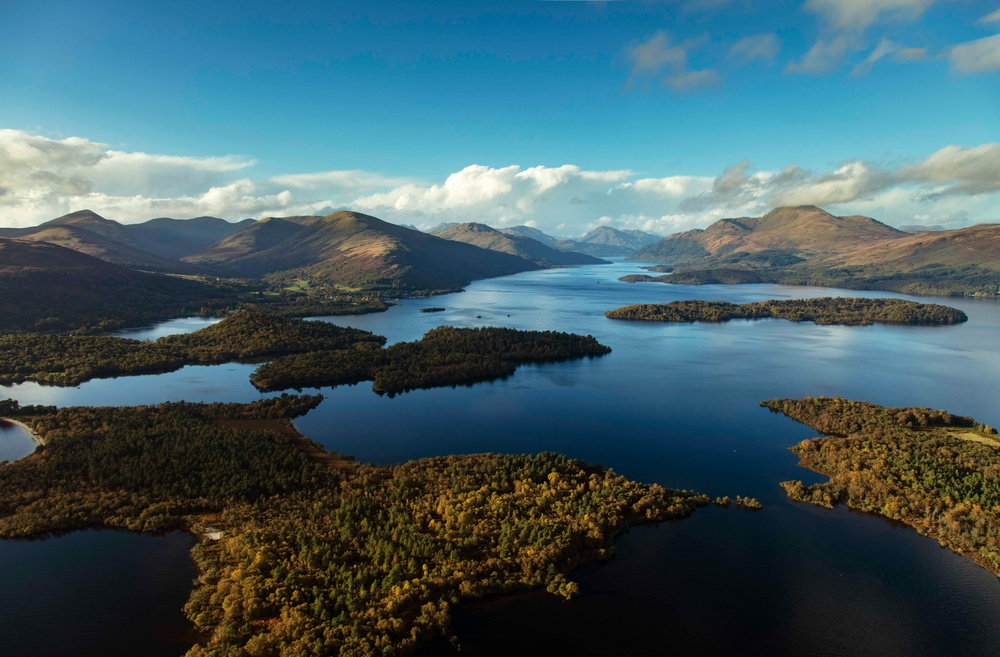
#> input picture lab2_histogram_equalization/input_img.jpg, 1000 x 657 px, shrunk from 8688 x 5712 before the run
$ python adaptive_histogram.py input_img.jpg 5 1.0
#> lines starting #> are read from the running program, lines starting #| are printed output that depends on the picture
import sys
import numpy as np
import cv2
import matplotlib.pyplot as plt

def build_tile_lut(tile: np.ndarray, clip_limit_factor: float) -> np.ndarray:
    hist, _ = np.histogram(tile.ravel(), bins=256, range=(0, 256))

    # Contrast limiting
    n_pixels = tile.size
    avg_bin_height = n_pixels / 256.0
    clip_limit = max(int(avg_bin_height * clip_limit_factor), 1)

    excess = np.sum(np.maximum(hist - clip_limit, 0))
    hist = np.minimum(hist, clip_limit)
    # redistribute clipped mass evenly across all 256 bins
    hist = hist + (excess / 256.0)

    # Build LUT from clipped CDF
    cdf = np.cumsum(hist)
    cdf_min = cdf.min()
    denom = max(cdf[-1] - cdf_min, 1e-6)
    lut = np.round((cdf - cdf_min) / denom * 255).clip(0, 255).astype(np.float32)
    return lut


def adaptive_histogram_equalization(
    gray_img: np.ndarray, tiles: int = 8, clip_limit_factor: float = 2.0
) -> np.ndarray:
    h, w = gray_img.shape
    tile_h = h // tiles
    tile_w = w // tiles

    # Guard against tiny images / too many tiles
    tile_h = max(tile_h, 1)
    tile_w = max(tile_w, 1)
    n_tiles_y = int(np.ceil(h / tile_h))
    n_tiles_x = int(np.ceil(w / tile_w))

    # 1. Build one LUT per tile
    luts = np.zeros((n_tiles_y, n_tiles_x, 256), dtype=np.float32)
    centers_y = np.zeros(n_tiles_y)
    centers_x = np.zeros(n_tiles_x)

    for ty in range(n_tiles_y):
        y0, y1 = ty * tile_h, min((ty + 1) * tile_h, h)
        centers_y[ty] = (y0 + y1) / 2.0
        for tx in range(n_tiles_x):
            x0, x1 = tx * tile_w, min((tx + 1) * tile_w, w)
            centers_x[tx] = (x0 + x1) / 2.0
            tile = gray_img[y0:y1, x0:x1]
            luts[ty, tx] = build_tile_lut(tile, clip_limit_factor)

    ys = np.arange(h)
    xs = np.arange(w)

    if n_tiles_y > 1:
        ty0 = np.clip(np.searchsorted(centers_y, ys) - 1, 0, n_tiles_y - 2)
        ty1 = ty0 + 1
        wy = np.clip((ys - centers_y[ty0]) / (centers_y[ty1] - centers_y[ty0]), 0, 1)
    else:
        ty0 = ty1 = np.zeros(h, dtype=int)
        wy = np.zeros(h)

    if n_tiles_x > 1:
        tx0 = np.clip(np.searchsorted(centers_x, xs) - 1, 0, n_tiles_x - 2)
        tx1 = tx0 + 1
        wx = np.clip((xs - centers_x[tx0]) / (centers_x[tx1] - centers_x[tx0]), 0, 1)
    else:
        tx0 = tx1 = np.zeros(w, dtype=int)
        wx = np.zeros(w)

    # Reshape row-wise values to columns and column-wise values to rows
    # so they broadcast together into full (h, w) grids.
    TY0, TX0 = ty0[:, None], tx0[None, :]
    TY1, TX1 = ty1[:, None], tx1[None, :]
    WY, WX = wy[:, None], wx[None, :]

    # For every pixel, look up its value's mapped result in each of the
    # 4 surrounding tile LUTs, then blend by distance (bilinear weights).
    v00 = luts[TY0, TX0, gray_img]
    v01 = luts[TY0, TX1, gray_img]
    v10 = luts[TY1, TX0, gray_img]
    v11 = luts[TY1, TX1, gray_img]

    top = v00 * (1 - WX) + v01 * WX
    bottom = v10 * (1 - WX) + v11 * WX
    output = top * (1 - WY) + bottom * WY

    return output.clip(0, 255).astype(np.uint8)


def main():
    path = sys.argv[1] if len(sys.argv) > 1 else "monument.jpg"
    tiles = int(sys.argv[2]) if len(sys.argv) > 2 else 8
    clip_limit_factor = float(sys.argv[3]) if len(sys.argv) > 3 else 2.0

    img = cv2.imread(path)
#> img is the input picture: shape (657, 1000, 3); mean B, G, R 102.5, 94.7, 66.3
    if img is None:
        raise FileNotFoundError(f"Could not read image at '{path}'")

    gray = cv2.cvtColor(img, cv2.COLOR_BGR2GRAY)
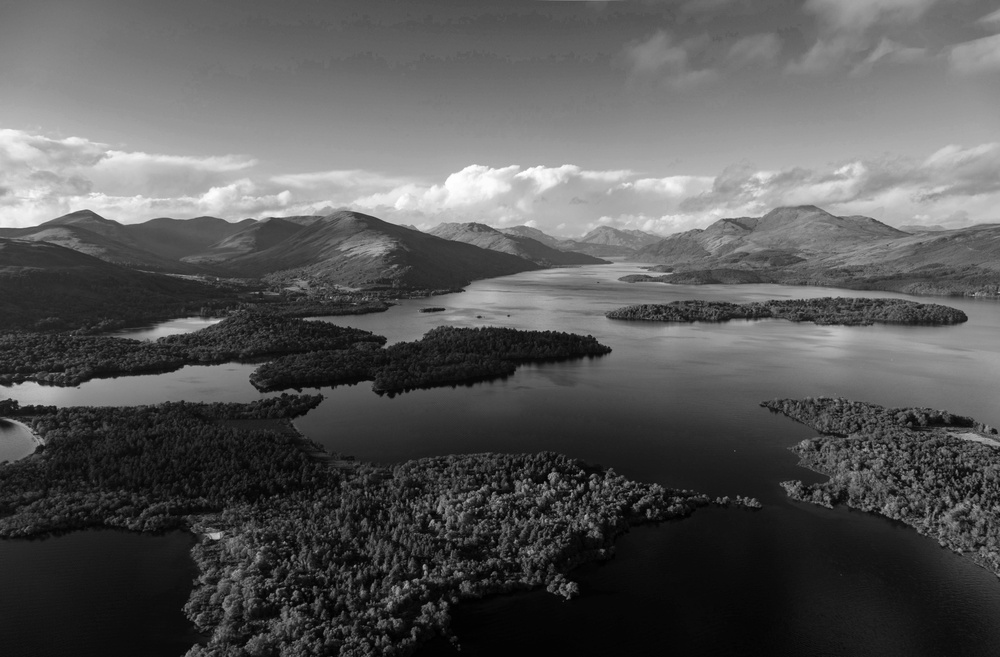
#> gray: shape (657, 1000); min 0, max 255, mean 87.1
    adaptive_eq = adaptive_histogram_equalization(gray, tiles, clip_limit_factor)
#> after the loop in adaptive_histogram_equalization, `for ty in range(n_tiles_y):`: centers_x = [100, 300, 500, 700, 900]; centers_y = [65.5, 196.5, 327.5, 458.5, 589.5, 656]
#> in adaptive_histogram_equalization, `ty0 = np.clip(np.searchsorted(centers_y, ys) - 1, 0, n_tiles_y - 2)`: ty0 = 657 values from 0 to 4
#> in adaptive_histogram_equalization, `ty1 = ty0 + 1`: ty1 = 657 values from 1 to 5
#> in adaptive_histogram_equalization, `wy = np.clip((ys - centers_y[ty0]) / (centers_y[ty1] - centers_y[ty0])..`: wy = 657 values, max 1 at index 656, min 0 at index 0, mean 0.45
#> in adaptive_histogram_equalization, `tx0 = np.clip(np.searchsorted(centers_x, xs) - 1, 0, n_tiles_x - 2)`: tx0 = 1000 values from 0 to 3
#> in adaptive_histogram_equalization, `tx1 = tx0 + 1`: tx1 = 1000 values from 1 to 4
#> in adaptive_histogram_equalization, `wx = np.clip((xs - centers_x[tx0]) / (centers_x[tx1] - centers_x[tx0])..`: wx = 1000 values, max 1 at index 300, min 0 at index 0, mean 0.501
#> in adaptive_histogram_equalization, `TY0, TX0 = ty0[:, None], tx0[None, :]`: TY0 = 657 values from 0 to 4
#> in adaptive_histogram_equalization, `TY1, TX1 = ty1[:, None], tx1[None, :]`: TY1 = 657 values from 1 to 5
#> in adaptive_histogram_equalization, `WY, WX = wy[:, None], wx[None, :]`: WY has the same summary as wy
#> in adaptive_histogram_equalization, `v00 = luts[TY0, TX0, gray_img]`:
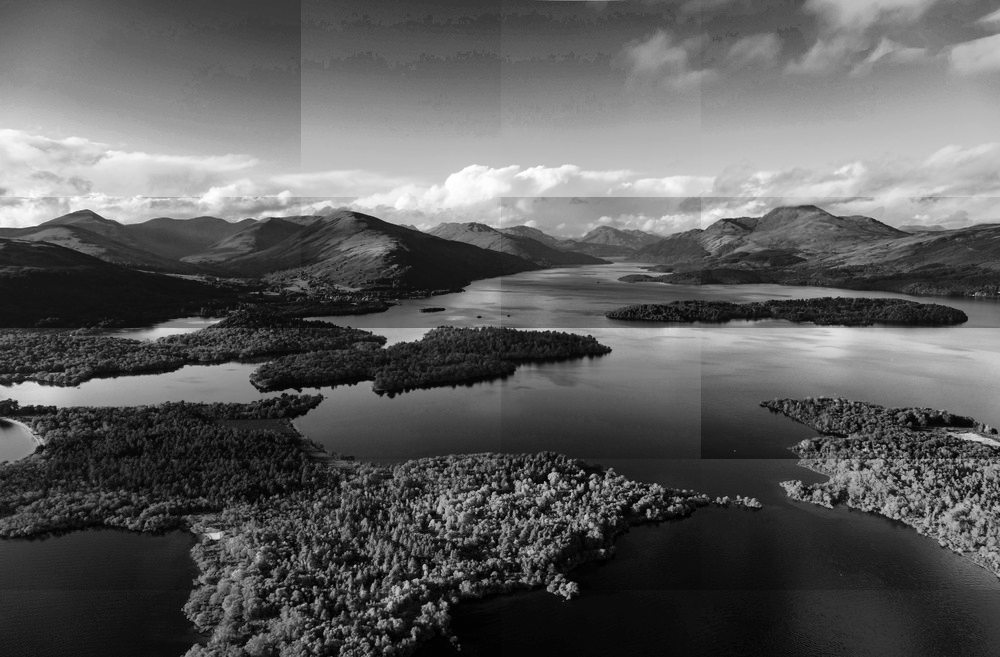
#> v00: shape (657, 1000) float32; min 0, max 255, mean 92.2
#> in adaptive_histogram_equalization, `v01 = luts[TY0, TX1, gray_img]`:
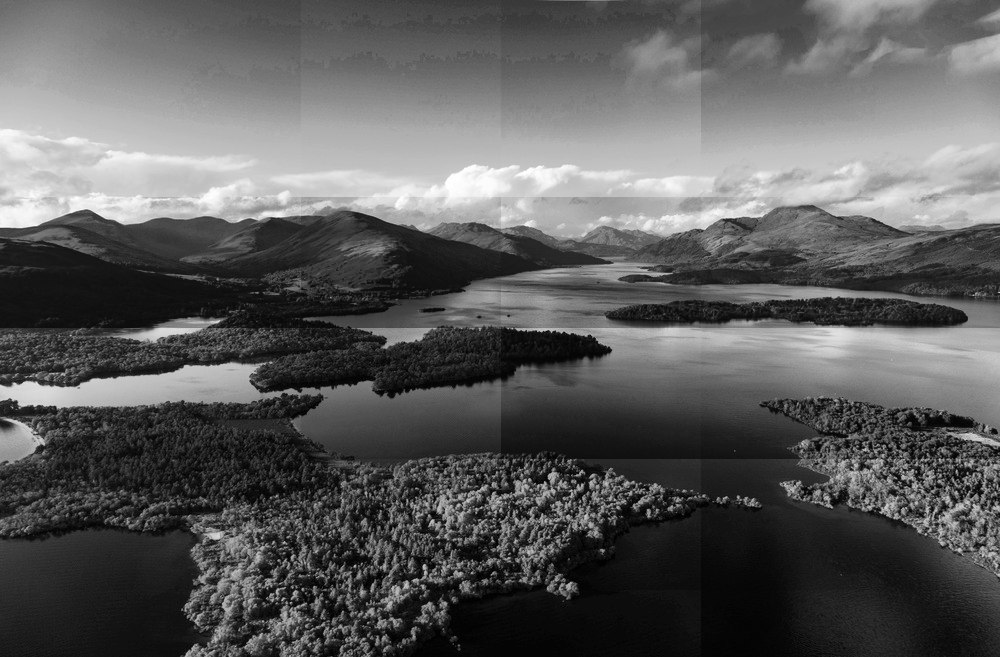
#> v01: shape (657, 1000) float32; min 0, max 255, mean 91.6
#> in adaptive_histogram_equalization, `v10 = luts[TY1, TX0, gray_img]`:
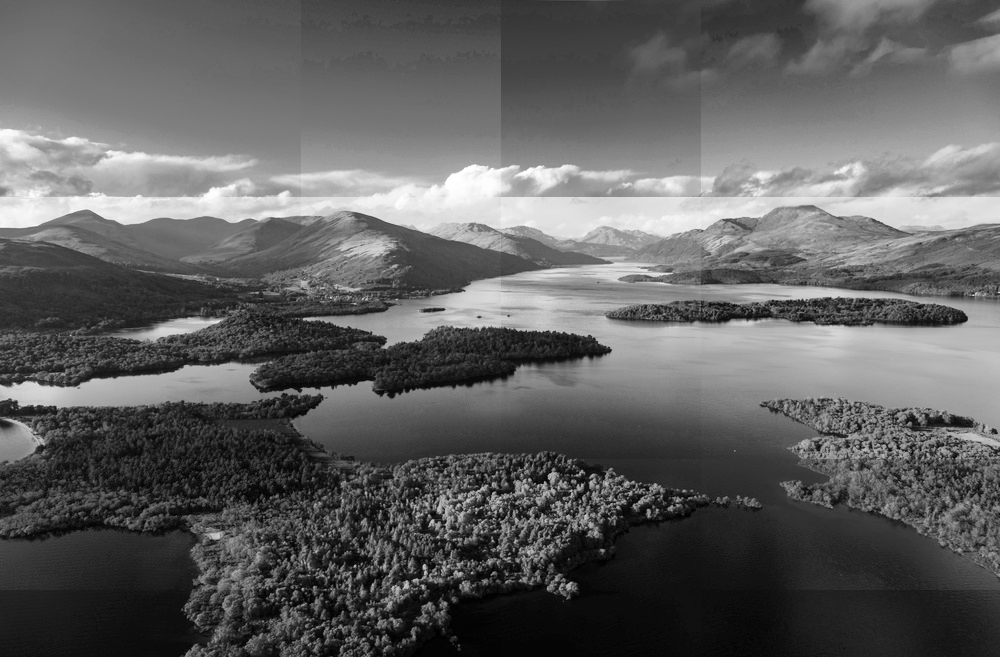
#> v10: shape (657, 1000) float32; min 0, max 255, mean 96
#> in adaptive_histogram_equalization, `v11 = luts[TY1, TX1, gray_img]`:
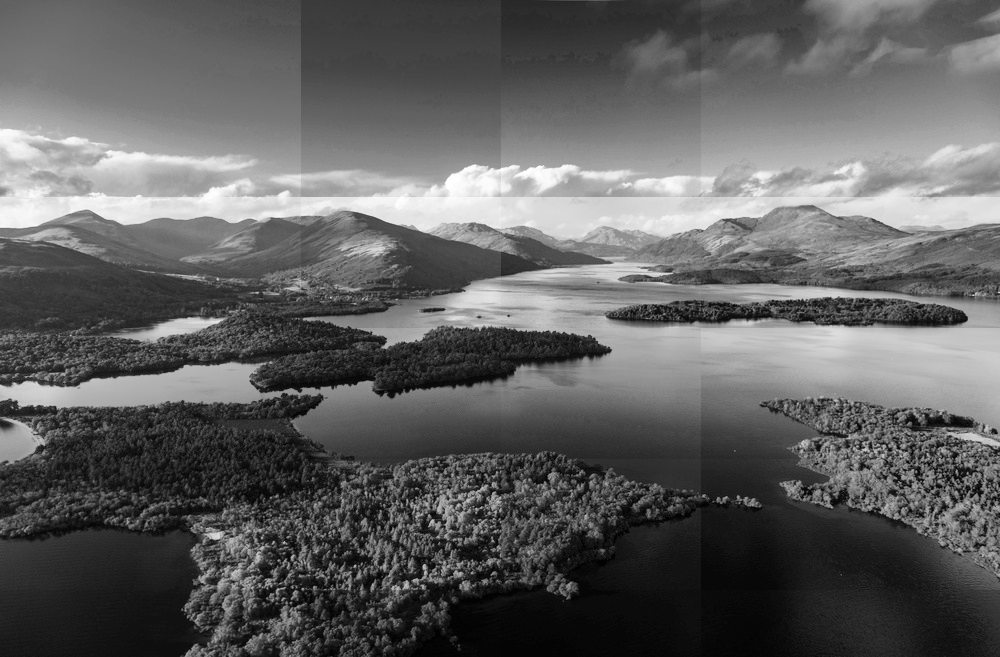
#> v11: shape (657, 1000) float32; min 0, max 255, mean 96.1
#> in adaptive_histogram_equalization, `output = top * (1 - WY) + bottom * WY`:
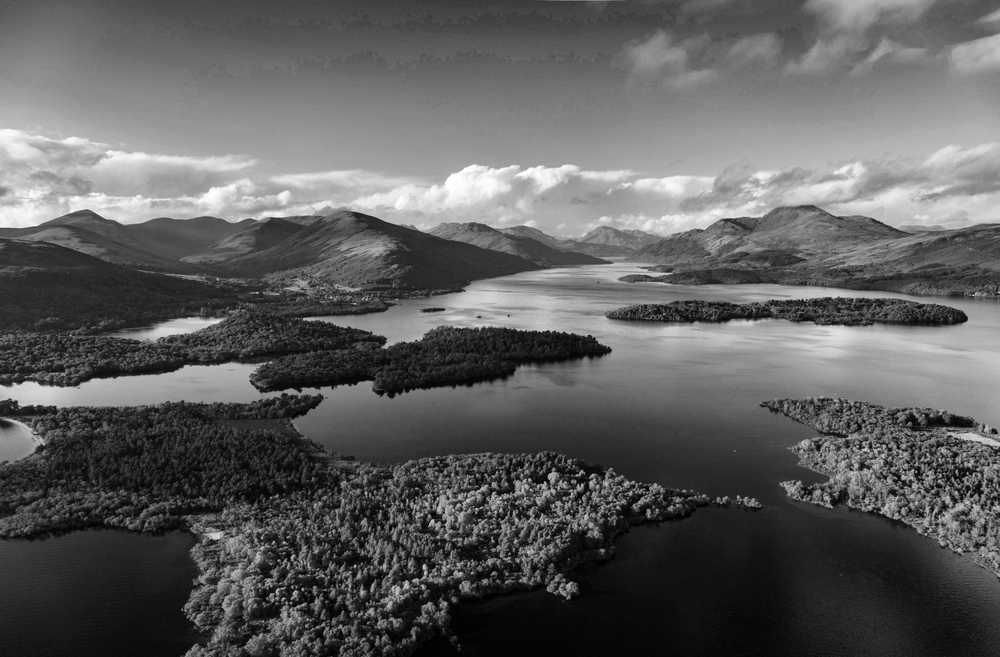
#> output: shape (657, 1000) float64; min 0, max 255, mean 94.7

    hist_orig, _ = np.histogram(gray.ravel(), bins=256, range=(0, 256))
#> hist_orig = 256 values, max 6842 at index 18, min 8 at index 255, mean 2566.4
    hist_eq, _ = np.histogram(adaptive_eq.ravel(), bins=256, range=(0, 256))
#> hist_eq = 256 values, max 5449 at index 39, min 8 at index 255, mean 2566.4

    fig, axes = plt.subplots(2, 2, figsize=(12, 8))

    axes[0, 0].imshow(gray, cmap="gray")
    axes[0, 0].set_title("Original Image")
    axes[0, 0].axis("off")

    axes[0, 1].imshow(adaptive_eq, cmap="gray")
    axes[0, 1].set_title("Adaptive Histogram Equalized")
    axes[0, 1].axis("off")

    axes[1, 0].plot(hist_orig, color="black")
    axes[1, 0].set_title("Original Histogram")
    axes[1, 0].set_xlabel("Intensity")
    axes[1, 0].set_ylabel("Frequency")

    axes[1, 1].plot(hist_eq, color="black")
    axes[1, 1].set_title("Adaptive Equalized Histogram")
    axes[1, 1].set_xlabel("Intensity")
    axes[1, 1].set_ylabel("Frequency")

    plt.tight_layout()
    plt.savefig("adaptive_histogram_output.png", dpi=150)
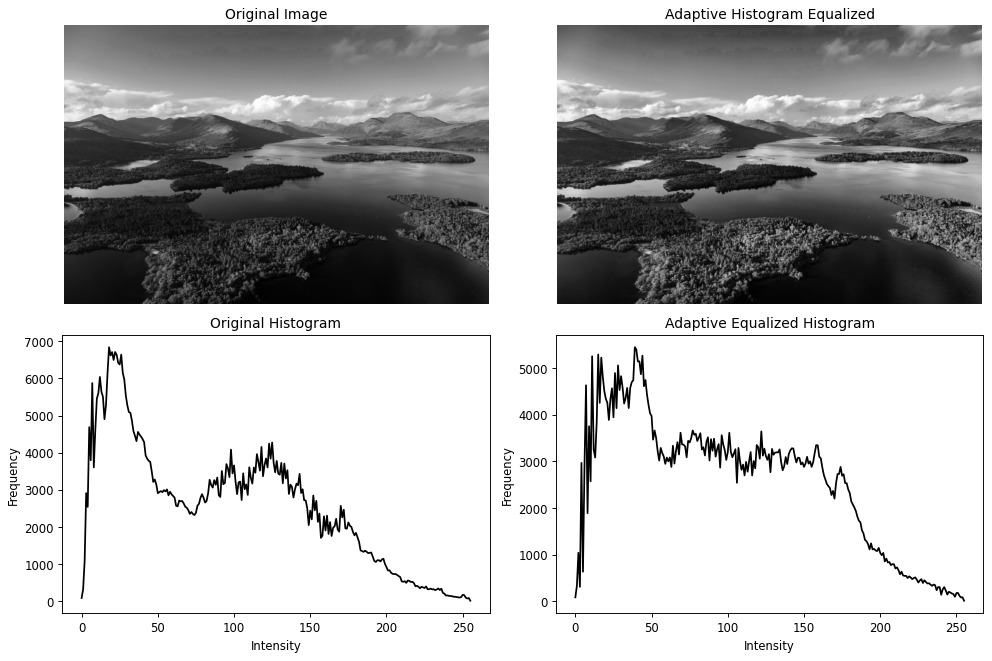
#> figure drawn by matplotlib, 4 panels; panel 3: curve peaks at x = 18, y = 6842; panel 4: curve peaks at x = 39, y = 5449
    print("Saved -> adaptive_histogram_output.png")

if __name__ == "__main__":
    main()
